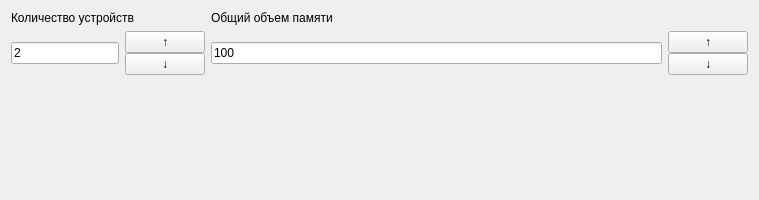
        <widget class="QWidget" name="page_5">
         <property name="geometry">
          <rect>
           <x>0</x>
           <y>0</y>
           <width>759</width>
           <height>200</height>
          </rect>
         </property>
         <attribute name="label">
          <string>Режим распределения динамическими неперемещаемыми разделами</string>
         </attribute>
         <layout class="QFormLayout" name="formLayout">
          <item row="0" column="0">
           <layout class="QVBoxLayout" name="verticalLayout_74">
            <item>
             <widget class="QLabel" name="label_KY_5">
              <property name="text">
               <string>Количество устройств</string>
              </property>
             </widget>
            </item>
            <item>
             <layout class="QHBoxLayout" name="horizontalLayout_40">
              <item>
               <widget class="QLineEdit" name="kolichestvo_ustroistv_rdnp_line_edit">
                <property name="inputMask">
                 <string/>
                </property>
                <property name="text">
                 <string>2</string>
                </property>
               </widget>
              </item>
              <item>
               <layout class="QVBoxLayout" name="verticalLayout_72">
                <property name="spacing">
                 <number>0</number>
                </property>
                <item>
                 <widget class="QPushButton" name="incrementate_kol_ustr_rdnp">
                  <property name="cursor">
                   <cursorShape>PointingHandCursor</cursorShape>
                  </property>
                  <property name="text">
                   <string>↑</string>
                  </property>
                 </widget>
                </item>
                <item>
                 <widget class="QPushButton" name="decrementate_kol_ustr_rdnp">
                  <property name="cursor">
                   <cursorShape>PointingHandCursor</cursorShape>
                  </property>
                  <property name="text">
                   <string>↓</string>
                  </property>
                 </widget>
                </item>
               </layout>
              </item>
             </layout>
            </item>
           </layout>
          </item>
          <item row="0" column="1">
           <layout class="QVBoxLayout" name="verticalLayout_49">
            <item>
             <widget class="QLabel" name="label_V_seg_7">
              <property name="text">
               <string>Общий объем памяти</string>
              </property>
             </widget>
            </item>
            <item>
             <layout class="QHBoxLayout" name="horizontalLayout_V_12">
              <item>
               <widget class="QLineEdit" name="V_pamyati_line_edit_rdnp">
                <property name="text">
                 <string>100</string>
                </property>
               </widget>
              </item>
              <item>
               <layout class="QVBoxLayout" name="verticalLayout_73">
                <property name="spacing">
                 <number>0</number>
                </property>
                <item>
                 <widget class="QPushButton" name="incrementate_V_pamyati_rdnp">
                  <property name="cursor">
                   <cursorShape>PointingHandCursor</cursorShape>
                  </property>
                  <property name="text">
                   <string>↑</string>
                  </property>
                 </widget>
                </item>
                <item>
                 <widget class="QPushButton" name="decrementate_V_pamyati_rdnp">
                  <property name="cursor">
                   <cursorShape>PointingHandCursor</cursorShape>
                  </property>
                  <property name="text">
                   <string>↓</string>
                  </property>
                 </widget>
                </item>
               </layout>
              </item>
             </layout>
            </item>
           </layout>
          </item>
         </layout>
        </widget>
